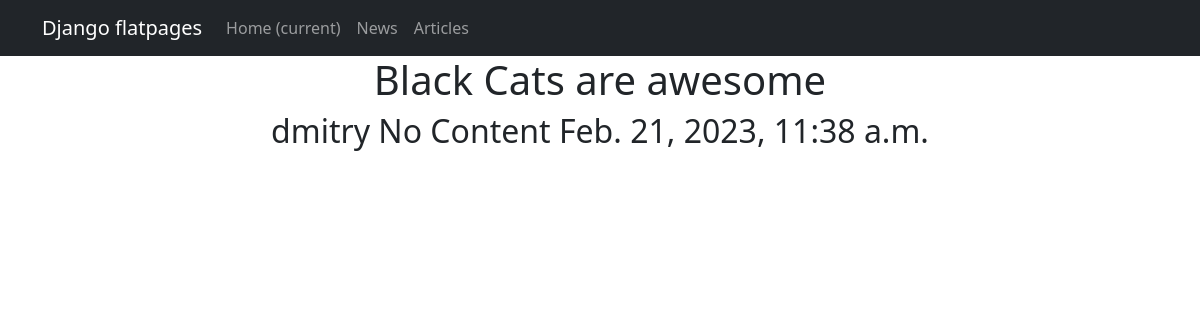
Page /news/2/ (signed in) on the committed database.
### news/models.py (models this page shows, shortened)
class Post(models.Model):
    ARTICLE = 'AR'
    NEWS = 'NW'
    POST_CHOICES = [
        ('AR', 'Article'),
        ('NW', 'News')
    ]
    title = models.CharField(max_length=50, unique=True)
    author = models.ForeignKey(Author, on_delete=models.CASCADE)
    type_choice = models.CharField(choices=POST_CHOICES, default='News', max_length=10)
    time_created = models.DateTimeField(auto_now_add=True)
    category = models.ManyToManyField(Category, through='PostCategory')
    content = models.TextField(null=True, blank=True)
    rating = models.IntegerField(default=0)

class Author(models.Model):
    name = models.OneToOneField(User, on_delete=models.CASCADE)
    rating = models.IntegerField(default=0)
    subscribed_to_categories = models.ManyToManyField('Category', related_name='subscribers', blank=True)
    def __str__(self):
        return f"{self.name}"

### news/views.py (the view)
# urls.py: path('<int:pk>/', PostsDetail.as_view(), name='post_detail'),
class PostsDetail(LoginRequiredMixin, DetailView):
    model = Post
    template_name = 'post.html'
    context_object_name = 'post'

### templates/post.html (shortened to what this page needs)
{% extends 'flatpages/default.html' %}
{% block content %}
<h1> {{ post.title }}</h1>
<h2/>{{ post.author }}
     {{ post.content }}
     {{ post.time_created }}
{% endblock content %}

### rows in the picture
Post: title "Black Cats are awesome", author "dmitry", content "No Content", time_created "Feb. 21, 2023, 11:38 a.m."
